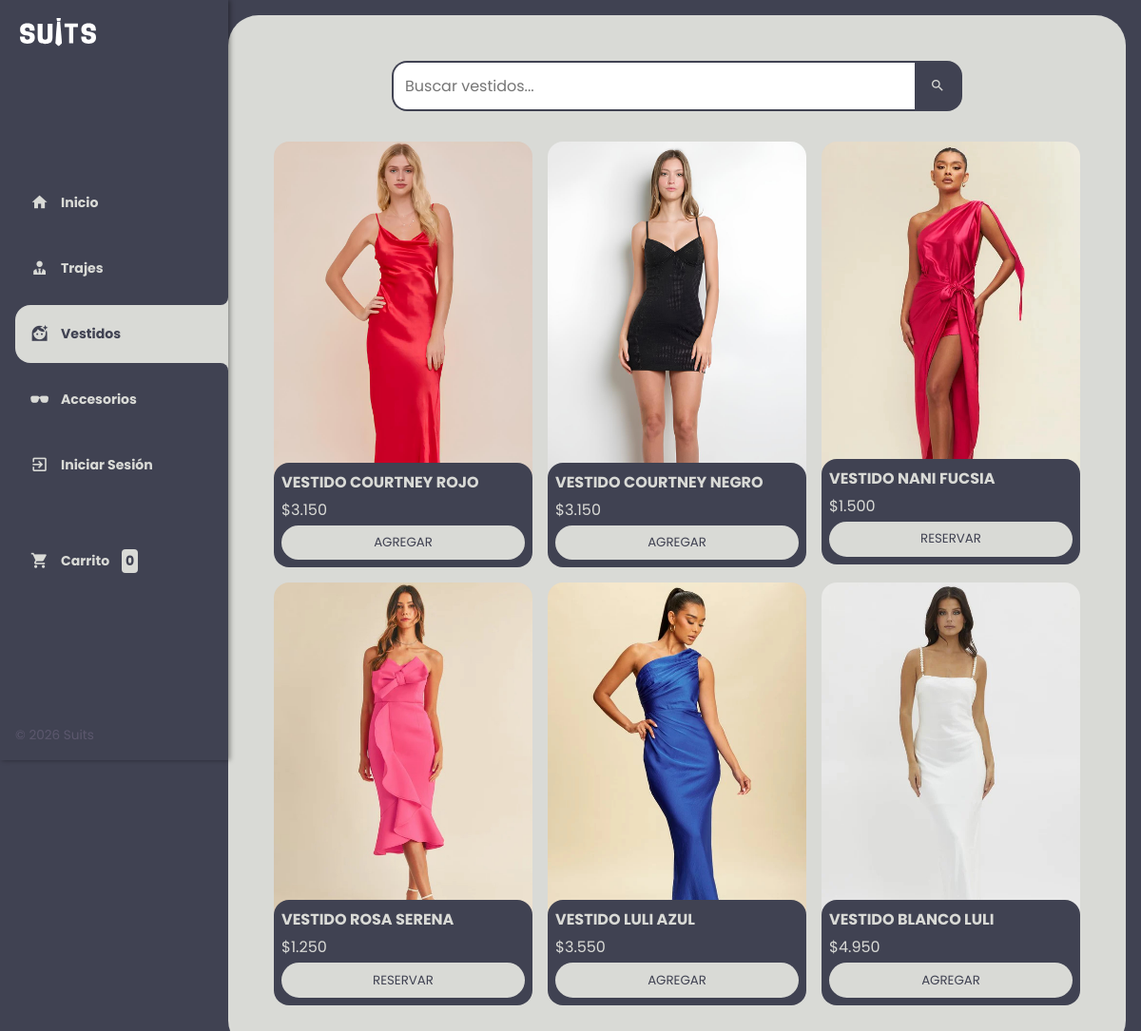
Screenshot of /vestidos.php with the database file from the repository.
### tables this page shows
CREATE TABLE producto (
    id_producto INT NOT NULL AUTO_INCREMENT,
    precio SMALLINT,
    nombre VARCHAR(50),
    talle VARCHAR(5),
    cantidad SMALLINT,
    descripcion VARCHAR(1000),
    imagen_url VARCHAR(255),
    estado_producto BOOLEAN,
    modalidad ENUM('Alquiler', 'Compra'),
    categoria ENUM('Trajes', 'Vestidos', 'Accesorios'),
    PRIMARY KEY (id_producto)
);

### persistencia/admin_bd.php (called while the page is built, shortened)
<?php
class AdminBD extends Conexion {
    public function listarProductosActivos() {
        $conexion = $this->Conectar();
        $sql = "SELECT * FROM producto WHERE estado_producto = 1";
        $result = $conexion->query($sql);
        if ($result->num_rows > 0) {
            $listaProductos = array();
            while ($row = $result->fetch_assoc()) {
                $l = new Producto();
                $l->setIdProducto($row['id_producto']);
                $l->setNombre($row['nombre']);
                $l->setPrecio($row['precio']);
                $l->setTalle($row['talle']);
                $l->setCantidad($row['cantidad']);
                $l->setDescripcion($row['descripcion']);
                $l->setImagenUrl($row['imagen_url']);
                $l->setEstadoProducto($row['estado_producto']);
                $l->setModalidadProducto($row['modalidad']);
                $l->setCategoriaProducto($row['categoria']);
                $listaProductos[] = $l;
            }
            return $listaProductos;
        } else {
            return null;
        }
    }
}

### logica/admin.php (called while the page is built, shortened)
<?php
include_once "persistencia/admin_bd.php";
include_once "persona.php";
include_once "producto.php";
class Admin extends Persona {
    public function listarProductoActivo() {
        $l = new AdminBD();
        return $l->listarProductosActivos();
    }
}

### logica/producto.php (called while the page is built, shortened)
<?php
class Producto {
    private $id_producto, $nombre, $precio, $talle, $cantidad, $descripcion, $imagen_url, $estado_producto, $modalidad_producto, $categoria_producto;
    public function getIdProducto() {
        return $this->id_producto;
    }
    public function setIdProducto($id_producto) {
        $this->id_producto = $id_producto;
    }
    public function getNombre() {
        return $this->nombre;
    }
    public function setNombre($nombre) {
        $this->nombre = $nombre;
    }
    public function getPrecio() {
        return $this->precio;
    }
    public function setPrecio($precio) {
        $this->precio = $precio;
    }
    public function getCantidad() {
        return $this->cantidad;
    }
    public function setCantidad($cantidad) {
        $this->cantidad = $cantidad;
    }
    public function getImagenUrl() {
        return $this->imagen_url;
    }
    public function setImagenUrl($imagen_url) {
        $this->imagen_url = $imagen_url;
    }
    public function getModalidadProducto() {
        return $this->modalidad_producto;
    }
    public function setModalidadProducto($modalidad_producto) {
        $this->modalidad_producto = $modalidad_producto;
    }
    public function getCategoriaProducto() {
        return $this->categoria_producto;
    }
    public function setCategoriaProducto($categoria_producto) {
        $this->categoria_producto = $categoria_producto;
    }
}

### vestidos.php (the view, shortened to what this page needs)
<?php
include_once "logica/admin.php";
?>
<!DOCTYPE html>
<html lang="es">
<head>
    <link rel="stylesheet" href="assets/css/home.css">
    <link href="https://cdn.jsdelivr.net/npm/@mdi/font@7.4.47/css/materialdesignicons.min.css" rel="stylesheet">
</head>
<body>
    <div class="wrapper">
        <?php include 'sidebar.php'; ?>
        <main>
            <div class="buscador">
                <form action="" method="post" style="display: flex; width: 100%;">
                    <input type="search" name="buscar" autocomplete="off" placeholder="Buscar vestidos...">
                    <button type="submit"><span class="mdi mdi-magnify"></span></button>
                </form>
            </div>
            <div id="contenedor-productos" class="contenedor-productos">
                <?php
                $admin = new Admin();
                $listaProductos = $admin->listarProductoActivo();
                $busqueda = isset($_POST['buscar']) ? trim($_POST['buscar']) : '';
                if ($listaProductos != null && count($listaProductos) > 0) {
                    $productosFiltrados = array_filter($listaProductos, function ($producto) use ($busqueda) {
                        return $busqueda === '' || stripos($producto->getNombre(), $busqueda) !== false;
                    });
                    $productosVestidos = array_filter($productosFiltrados, function ($producto) {
                        return $producto->getCategoriaProducto() === 'Vestidos';
                    });
                    $productosVestidos = array_filter($productosVestidos, function ($producto) {
                        return $producto->getCantidad() > 0;
                    });
                    if (count($productosVestidos) > 0) {
                        foreach ($productosVestidos as $producto) {
                            echo "<div class='producto'>
                                <a href='detalle_producto.php?id=" . $producto->getIdProducto() . "'>
                                    <img class='producto-imagen' src='assets/img/productos/" . $producto->getImagenUrl() . "' alt='" . htmlspecialchars($producto->getNombre()) . "'>
                                </a>
                                <div class='producto-detalles'>
                                    <h3 class='producto-titulo'>" . htmlspecialchars($producto->getNombre()) . "</h3>
                                    <p class='producto-precio'>$" . number_format($producto->getPrecio(), 0, ',', '.') . "</p>";
                            if ($producto->getModalidadProducto() === 'Compra') {
                                echo "<form method='post' action='carrito.php'>
                                        <input type='hidden' name='id_producto' value='" . $producto->getIdProducto() . "'>
                                        <input type='hidden' name='cantidad' value='1'>
                                        <button type='submit' class='producto-agregar'>Agregar</button>
                                    </form>";
                            } else {
                                echo "<form method='get' action='confirmar_reserva.php'>
                                        <input type='hidden' name='id_producto' value='" . $producto->getIdProducto() . "'>
                                        <button type='submit' class='producto-agregar'>Reservar</button>
                                    </form>";
                            }
                            echo "</div></div>";
                        }
                    } else {
                        echo "No hay productos disponibles en la categoría de vestidos.";
                    }
                } else {
                    echo "No hay productos disponibles en la categoría de vestidos.";
                }
                ?>
            </div>
        </main>
    </div>
</body>
</html>

### assets/css/home.css (style rules this page uses)
:root { --clr-main: #404252; --clr-main-light: #5c586e; --clr-white: #d9dad6; --clr-gray: #e2e2e2; --clr-red: #c40f0f; --clr-main-dark: #2a2c36; }
* { margin: 0; padding: 0; box-sizing: border-box; font-family: 'Poppins', sans-serif; }
h1, h2, h3, h4, h5, h6, p, a, input, textarea, ul { margin: 0; padding: 0; }
a { text-decoration: none; }
.wrapper { display: grid; grid-template-columns: 1fr 4fr; background-color: var(--clr-main); min-height: 100vh; }
main { flex: 1; }
main { background-color: var(--clr-white); margin: 1rem; margin-left: 0; border-radius: 2rem; padding: 3rem; }
.contenedor-productos { display: grid; grid-template-columns: repeat(3, 1fr); gap: 1rem; }
.producto { position: relative; overflow: hidden; width: 100%; height: auto; }
.producto-imagen { width: 100%; border-radius: 1rem; height: auto; object-fit: cover; cursor: pointer; transition: opacity 0.3s ease-in-out; }
.producto-detalles { background-color: var(--clr-main); color: var(--clr-white); padding: .5rem; border-radius: 1rem; margin-top: -2rem; position: relative; display: flex; flex-direction: column; gap: .25rem; z-index: 1; }
.producto-titulo { font-size: 1rem; text-transform: uppercase; }
.producto-agregar { border: 0; background-color: var(--clr-white); color: var(--clr-main); padding: .4rem; text-transform: uppercase; border-radius: 2rem; cursor: pointer; border: 2px solid var(--clr-white); transition: background-color .2s, color .2s; width: 100%; }
.buscador { display: flex; justify-content: flex-end; align-items: center; margin-bottom: 2rem; max-width: 600px; width: 100%; margin: 0 auto; }
.buscador input[type="search"] { flex: 1; padding: 0.75rem; border: 2px solid var(--clr-main); border-right: none; border-radius: 1rem 0 0 1rem; font-size: 1rem; color: var(--clr-main-dark); background-color: #fff; }
.buscador button { background-color: var(--clr-main); color: var(--clr-white); border: 2px solid var(--clr-main); border-left: none; border-radius: 0 1rem 1rem 0; padding: 0.75rem 1rem; font-size: 1rem; cursor: pointer; display: flex; align-items: center; justify-content: center; transition: background-color 0.3s ease; }
.buscador button .mdi { font-size: 1rem; }
#contenedor-productos { margin-top: 2rem; }

### rows the page displays
producto: imagen_url (picture), nombre "VESTIDO COURTNEY ROJO", precio "3.150"
producto: imagen_url (picture), nombre "VESTIDO COURTNEY NEGRO", precio "3.150"
producto: imagen_url (picture), nombre "VESTIDO NANI FUCSIA", precio "1.500"
producto: imagen_url (picture), nombre "VESTIDO ROSA SERENA", precio "1.250"
producto: imagen_url (picture), nombre "VESTIDO LULI AZUL", precio "3.550"
producto: imagen_url (picture), nombre "VESTIDO BLANCO LULI", precio "4.950"

### other values shown
$cantidad_productos_carrito "0"
